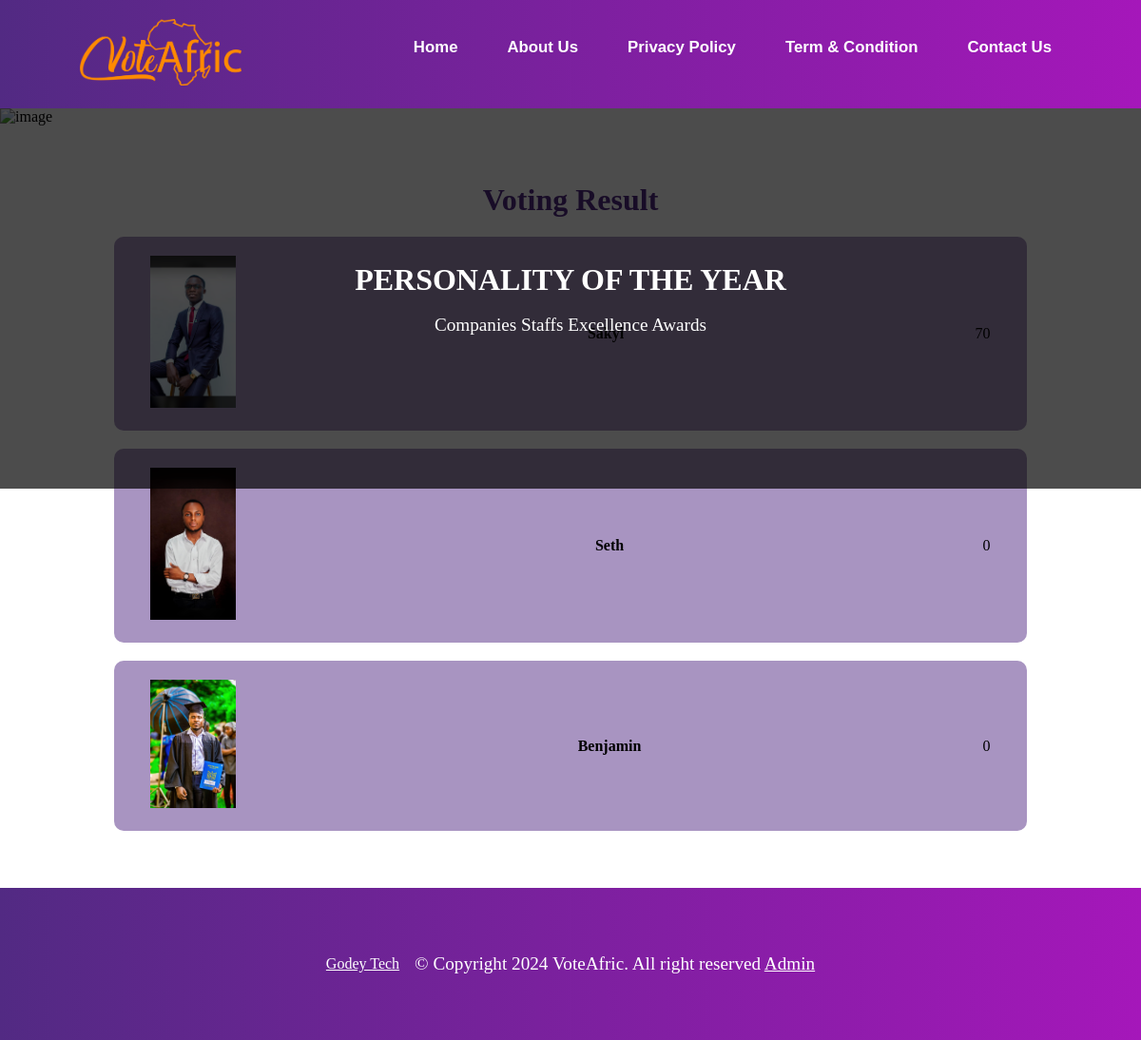
/payment/result/PERSONALITYOFTHEYEAR2024/, run on an earlier commit of the app's database.
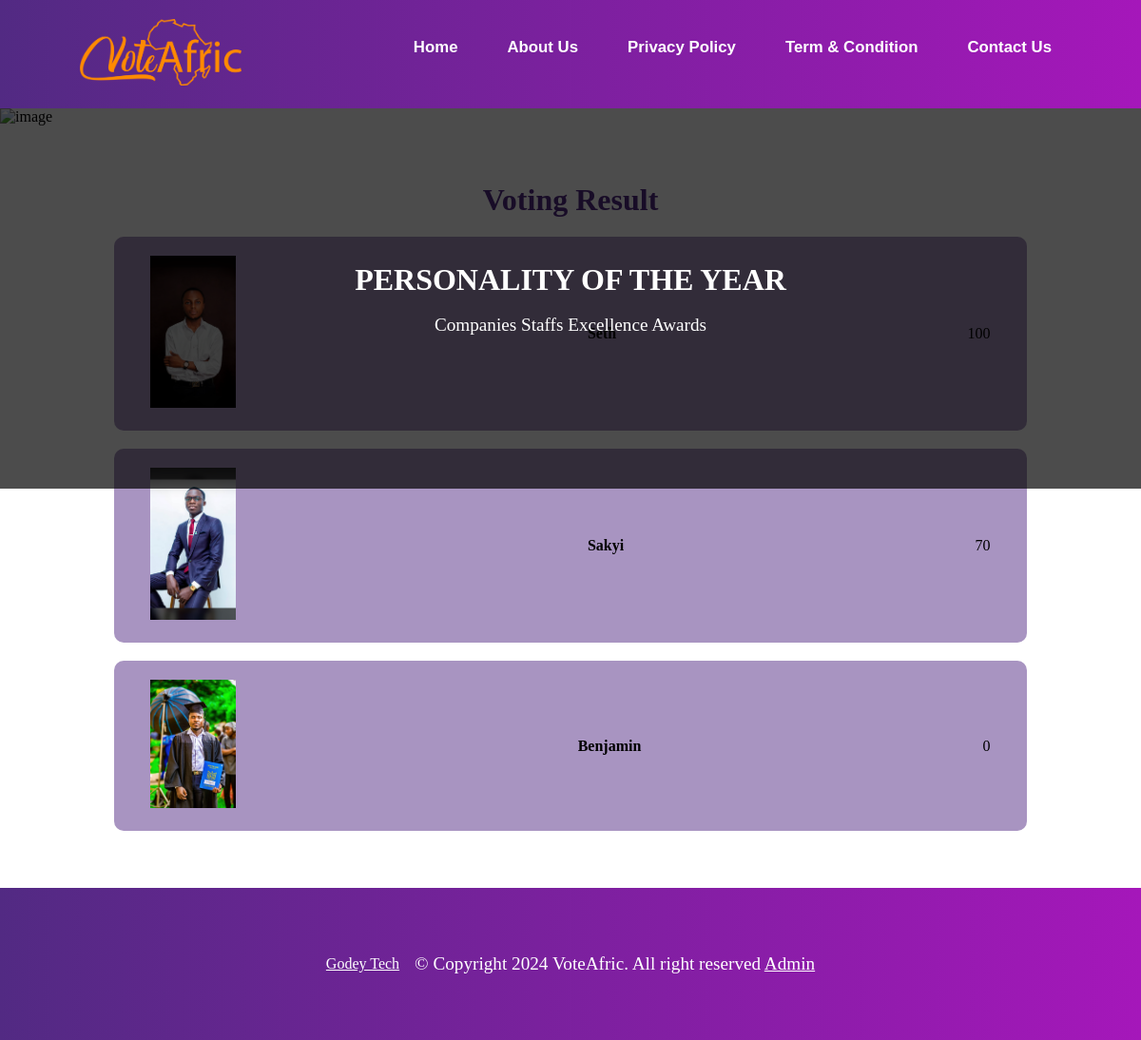
And on a later commit of the database.
### payment/models.py (models this page shows, shortened)
class Nominees(models.Model):
    category = models.ForeignKey(Category, on_delete=models.CASCADE, null=True)
    sub_category = models.ForeignKey(SubCategory, on_delete=models.CASCADE, null=True)
    name = models.CharField(max_length=100)
    image = models.ImageField(upload_to="nominees")
    slug = models.SlugField(unique=True, null=True)
    total_vote = models.IntegerField(default=0, null=True)
    can_vote = models.BooleanField(default=True)
    can_see_result = models.BooleanField(default=True)
    date_added = models.DateTimeField('date added', null=True)
    end_date = models.DateTimeField('end date', null=True)
    class Meta:
        verbose_name_plural = "nominees"
        ordering = ('-total_vote',)

### payment/views.py (the view)
# urls.py: path('result/<slug:result_slug>/', views.result, name='result'),
def result(request, result_slug):
    sub_category = None
    results = Nominees.objects.all()
    if result_slug:
        sub_category = get_object_or_404(SubCategory, slug=result_slug)
        results = results.filter(sub_category=sub_category)
    context = {
        'sub_category': sub_category,
        'results': results,
        'title': 'Results'
    }
    return render(request, 'payment/resultPage.html', context)

### vote/models.py (called while the page is built)
    def __str__(self):
        return self.award

### payment/templates/payment/resultPage.html
{% extends 'vote/base.html' %}
{% load static %}
{% block content %}
    <div class="banners">
        <img src="{% static 'vote/img/award-banner.jpg' %}" alt="image">
        <div class="banners-content">
            <h1>{% if sub_category %}{{ sub_category.content }}{% else %}Award Name{% endif %}</h1>
            <br>
            <p>{% if sub_category %}{{ sub_category.category }}{% else %}Award Name{% endif %}</p>
        </div>
    </div>
    <section class="nominees-result-section">
        <h2>Voting Result</h2>
        {% for result in results %}
        <div class="nominee-result">
            <div class="nominee-img">
                <img src="{{ result.image.url }}" loading="lazy" alt="image">
            </div>
            <div class="nominee-name">
                <h4>{{result.name}}</h4>
            </div>
            <div class="number-of-vote-currently">
                <p>{{result.total_vote}}</p>
            </div>
        </div>
        {% endfor %}
    </section>
    {% endblock content %}

What changed in the data, as far as the page shows it:
changed Nominees "Seth": total_vote "0" → "100"; moves up the list
